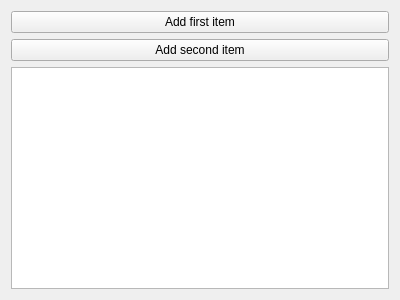
<?xml version="1.0" encoding="UTF-8"?>
<ui version="4.0">
 <class>MainWindow</class>
 <widget class="QMainWindow" name="MainWindow">
  <property name="geometry">
   <rect>
    <x>0</x>
    <y>0</y>
    <width>400</width>
    <height>300</height>
   </rect>
  </property>
  <property name="windowTitle">
   <string>MainWindow</string>
  </property>
  <widget class="QWidget" name="centralWidget">
   <layout class="QVBoxLayout" name="verticalLayout">
    <item>
     <widget class="QPushButton" name="btnAdd1">
      <property name="text">
       <string>Add first item</string>
      </property>
      <property name="flat">
       <bool>false</bool>
      </property>
     </widget>
    </item>
    <item>
     <widget class="QPushButton" name="btnAdd2">
      <property name="text">
       <string>Add second item</string>
      </property>
     </widget>
    </item>
    <item>
     <widget class="QGraphicsView" name="graphicsView"/>
    </item>
   </layout>
  </widget>
 </widget>
 <layoutdefault spacing="6" margin="11"/>
 <resources/>
 <connections/>
</ui>
